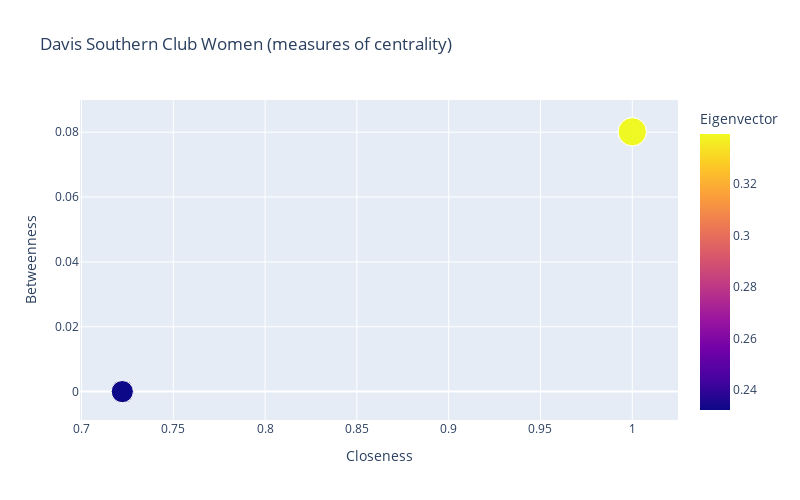

The cell this chart's notebook holds for it:
### Code cell
fig = px.scatter(e_df, x="Closeness", y="Betweenness", size="Degree", color="Eigenvector", 
                    hover_name="name", width=800, height=500, title="Davis Southern Club Women (measures of centrality)")
fig.show()

### Figure 1 — Plotly figure (JSON) as saved in the notebook; plotly's stock layout.template omitted (floating-point values rounded to 4 significant figures)
{"data": [{"hovertemplate": "<b>%{hovertext}</b><br><br>Closeness=%{x}<br>Betweenness=%{y}<br>Degree=%{marker.size}<br>Eigenvector=%{marker.color}<extra></extra>", "hovertext": ["E1", "E2", "E3", "E4", "E5", "E6", "E7", "E8", "E9", "E10", "E11", "E12", "E13", "E14"], "legendgroup": "", "marker": {"color": [0.2323, 0.2323, 0.2323, 0.2323, 0.2323, 0.3393, 0.3393, 0.3393, 0.3393, 0.2323, 0.2323, 0.2323, 0.2323, 0.2323], "coloraxis": "coloraxis", "size": [8, 8, 8, 8, 8, 13, 13, 13, 13, 8, 8, 8, 8, 8], "sizemode": "area", "sizeref": 0.0325, "symbol": "circle"}, "mode": "markers", "name": "", "orientation": "v", "showlegend": false, "type": "scatter", "x": [0.7222, 0.7222, 0.7222, 0.7222, 0.7222, 1, 1, 1, 1, 0.7222, 0.7222, 0.7222, 0.7222, 0.7222], "xaxis": "x", "y": [0, 0, 0, 0, 0, 0.08013, 0.08013, 0.08013, 0.08013, 0, 0, 0, 0, 0], "yaxis": "y"}], "layout": {"coloraxis": {"colorbar": {"title": {"text": "Eigenvector"}}, "colorscale": [[0, "#0d0887"], [0.1111, "#46039f"], [0.2222, "#7201a8"], [0.3333, "#9c179e"], [0.4444, "#bd3786"], [0.5556, "#d8576b"], [0.6667, "#ed7953"], [0.7778, "#fb9f3a"], [0.8889, "#fdca26"], [1, "#f0f921"]]}, "height": 500, "legend": {"itemsizing": "constant", "tracegroupgap": 0}, "title": {"text": "Davis Southern Club Women (measures of centrality)"}, "width": 800, "xaxis": {"anchor": "y", "autorange": true, "domain": [0, 1], "range": [0.6991, 1.025], "title": {"text": "Closeness"}, "type": "linear"}, "yaxis": {"anchor": "x", "autorange": true, "domain": [0, 1], "range": [-0.008761, 0.08994], "title": {"text": "Betweenness"}, "type": "linear"}}}
